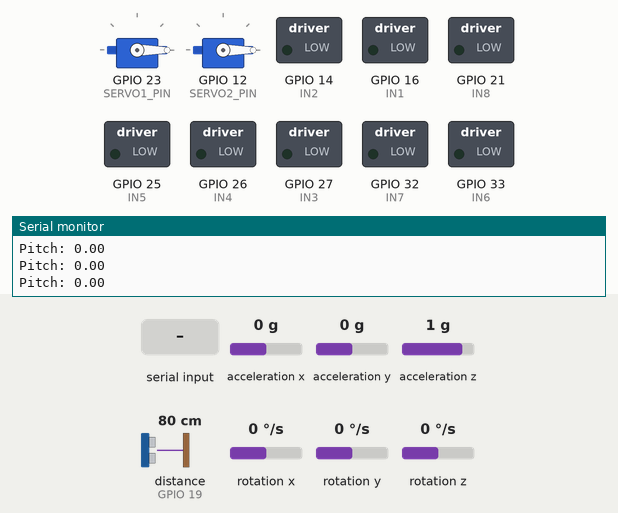
Recording of a sketch running on a simulated ESP32. Parts: 2 × servo, switched loads named in the sketch (green lamp = pin HIGH), the last lines printed to the serial monitor. Wiring (inferred from the names in the program): ultrasonic range finder: trigger GPIO 18; echo GPIO 19. Inputs (shaded band) come from the test bench; at power-on: distance to the obstacle (sensor on GPIO 19) 80 cm, acceleration x 0 g, acceleration y 0 g, acceleration z 1 g, rotation x 0 °/s, rotation y 0 °/s, rotation z 0 °/s. The echo pulse lasts 58.3 µs per cm; nothing arrives over Bluetooth unless stated; pins used as bus, display or sensor lines are not drawn.

Above: at 4.2 s.
4.3 s: "U" received over the second serial link
At 5.7 s:
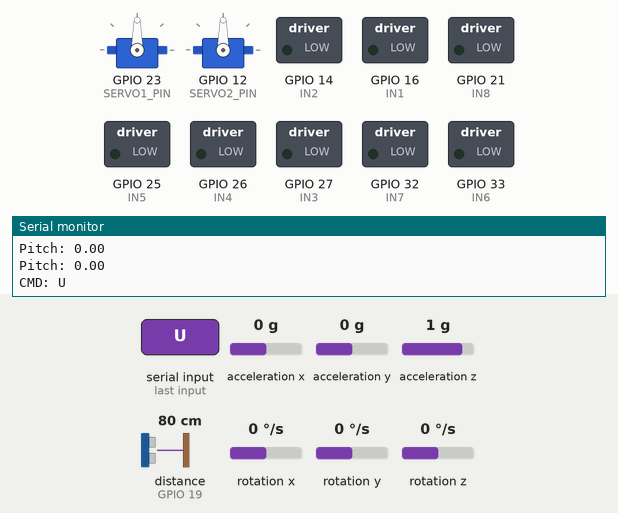
6.8 s: "A" received over the second serial link
At 9.7 s:
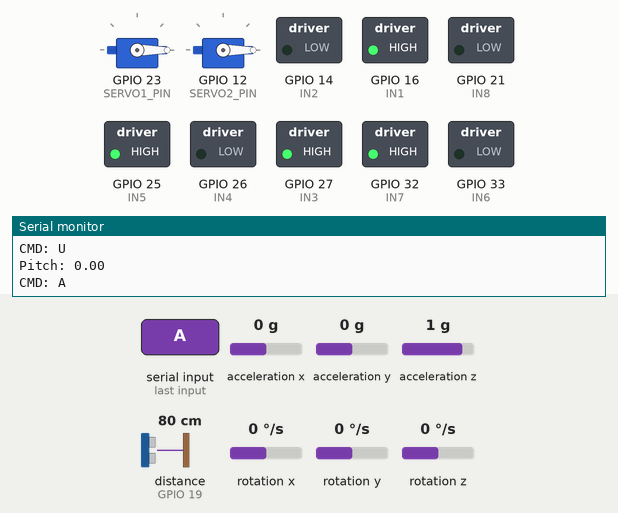
9.8 s: distance to the obstacle (sensor on GPIO 19) set to 24 cm
11.3 s: distance to the obstacle (sensor on GPIO 19) set to 19 cm
At 14.8 s:
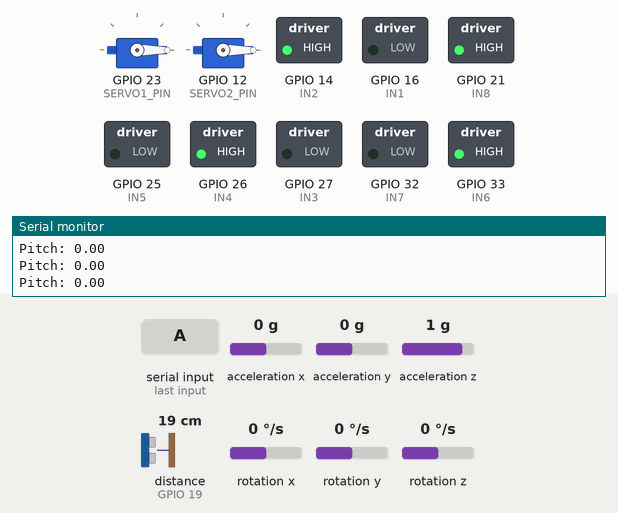
Timing chart, 0 to 15.3 s (numbered marks = the images above; inputs shaded):
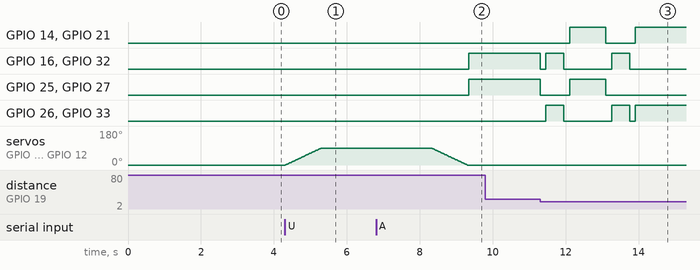

The sketch:

main.ino
```cpp
// ============================================================
// ESP32 ROBOT — v6 (08-06-2026)
// Added: Auto V2 mode (command: 'V') — obstacle-triggered
// servo lift + tilt-checked climb-assist sequence, alongside
// the existing Auto V1 (basic obstacle avoidance) and Manual
// modes with MPU6050 tilt-based motor cutoff.
// ============================================================

#include <ESP32Servo.h>
#include "BluetoothSerial.h"
#include <Wire.h>
#include <MPU6050_tockn.h>

BluetoothSerial SerialBT;
MPU6050 mpu6050(Wire);

// =========================
// ULTRASONIC
// =========================
#define TRIG 18
#define ECHO 19

// =========================
// MOTORS
// =========================
#define IN1 16  // Front Right
#define IN2 14
#define IN3 27  // Front Left
#define IN4 26
#define IN5 25  // Rear Left
#define IN6 33
#define IN7 32  // Rear Right
#define IN8 21

// =========================
// SERVOS
// =========================
#define SERVO1_PIN 23
#define SERVO2_PIN 12

// =========================
// TURN TIMING (ms)
// =========================
#define TURN_90_MS  500
#define TURN_135_MS 750
#define TURN_180_MS 1000

Servo liftServo1;
Servo liftServo2;

// =========================
// STATE
// =========================
char command         = 'S';
char lastMove        = 'S';
bool autoMode        = false;
bool autoV2Mode      = false;
bool obstacleHandled = false;

// =========================
// SETUP
// =========================
void setup() {

  Serial.begin(115200);
  SerialBT.begin("ESP32_ROBOT");

  Wire.begin(22, 4);
  mpu6050.begin();
  Serial.println("Keep robot flat and still for calibration...");
  mpu6050.calcGyroOffsets(true);
  Serial.println("MPU6050 Ready");

  pinMode(TRIG, OUTPUT);
  pinMode(ECHO, INPUT);

  pinMode(IN1, OUTPUT); pinMode(IN2, OUTPUT);
  pinMode(IN3, OUTPUT); pinMode(IN4, OUTPUT);
  pinMode(IN5, OUTPUT); pinMode(IN6, OUTPUT);
  pinMode(IN7, OUTPUT); pinMode(IN8, OUTPUT);

  stopAll();

  liftServo1.attach(SERVO1_PIN);
  liftServo2.attach(SERVO2_PIN);
  liftServo1.write(0);
  liftServo2.write(0);

  Serial.println("Robot Ready");
}

// =========================
// LOOP
// =========================
void loop() {

  mpu6050.update();
  float pitch = mpu6050.getAngleX();

  static unsigned long lastPrint = 0;
  if (millis() - lastPrint > 500) {
    Serial.print("Pitch: ");
    Serial.println(pitch);
    lastPrint = millis();
  }

  if (SerialBT.available()) {

    command = SerialBT.read();
    Serial.print("CMD: ");
    Serial.println(command);

    if (command == 'A') {
      autoMode        = true;
      autoV2Mode      = false;
      obstacleHandled = false;
      stopAll();
    }
    else if (command == 'V') {
      autoV2Mode = true;
      autoMode   = false;
      stopAll();
    }
    else if (command == 'M') {
      autoMode   = false;
      autoV2Mode = false;
      stopAll();
      lastMove = 'S';
    }
    else if (command == 'U' && !autoMode && !autoV2Mode) {
      dualLiftCycle();
    }
    else if (command == 'S') {
      lastMove = 'S';
    }
    else if (command == 'F' || command == 'B' ||
             command == 'L' || command == 'R') {
      lastMove = command;
    }
  }

  long distance = getDistance();

  if (distance == -1 || distance > 25) {
    obstacleHandled = false;
  }

  if (autoV2Mode) {
    autoDriveV2(distance, pitch);
  }
  else if (autoMode) {
    autoDrive(distance);
  }
  else {
    manualDrive(pitch, lastMove);
  }

  delay(20);
}

// =========================
// AUTO MODE V1 — basic obstacle avoidance
// =========================
void autoDrive(long distance) {

  if (!autoMode) {
    stopAll();
    return;
  }

  if (distance == -1 || distance > 20) {
    obstacleHandled = false;
    allForwardFull();
    return;
  }

  if (obstacleHandled) {
    stopAll();
    return;
  }

  if (distance > 5 && distance <= 20) {

    obstacleHandled = true;
    stopAll();
    delay(150);

    // STEP 1: Turn 90 LEFT
    pivotLeft();
    delay(TURN_90_MS);
    stopAll();
    delay(150);
    if (!autoMode) return;

    long d1 = getDistance();
    if (d1 == -1 || d1 > 20) {
      obstacleHandled = false;
      return;
    }

    // STEP 2: Turn 180 RIGHT
    pivotRight();
    delay(TURN_180_MS);
    stopAll();
    delay(150);
    if (!autoMode) return;

    long d2 = getDistance();
    if (d2 == -1 || d2 > 20) {
      obstacleHandled = false;
      return;
    }

    // STEP 3: Turn 90 LEFT, reverse until 50cm, turn 135 RIGHT
    pivotLeft();
    delay(TURN_90_MS);
    stopAll();
    delay(150);
    if (!autoMode) return;

    unsigned long backStart = millis();
    while (millis() - backStart < 4000) {
      if (!autoMode) { stopAll(); return; }
      long dBack = getDistance();
      if (dBack == -1 || dBack > 50) break;
      allBackwardFull();
      delay(40);
    }

    stopAll();
    delay(150);
    if (!autoMode) return;

    pivotRight();
    delay(TURN_135_MS);
    stopAll();
    delay(150);

    obstacleHandled = false;
  }
}

// =========================
// AUTO MODE V2 — climb-assist sequence
// Trigger: distance < 2cm
// 1. Stop
// 2. Servos sweep to 90 deg, hold 5s
// 3. During hold: if pitch 5-12 deg, run front motors 3s
// 4. Servos back to 0
// 5. Reverse 3s, pivot right twice, resume forward
// =========================
void autoDriveV2(long distance, float pitch) {

  if (!autoV2Mode) {
    stopAll();
    return;
  }

  if (distance != -1 && distance < 2) {

    stopAll();
    delay(200);
    if (!autoV2Mode) return;

    for (int pos = 0; pos <= 90; pos++) {
      liftServo1.write(pos);
      liftServo2.write(pos);
      delay(11);
    }
    if (!autoV2Mode) {
      liftServo1.write(0);
      liftServo2.write(0);
      return;
    }

    bool frontRan = false;
    unsigned long holdStart = millis();

    while (millis() - holdStart < 5000) {

      if (!autoV2Mode) {
        stopAll();
        liftServo1.write(0);
        liftServo2.write(0);
        return;
      }

      mpu6050.update();
      float currentPitch = mpu6050.getAngleX();

      Serial.print("Hold Pitch: ");
      Serial.println(currentPitch);

      if (!frontRan && currentPitch >= 5 && currentPitch <= 12) {

        frontRan = true;

        digitalWrite(IN1, HIGH); digitalWrite(IN2, LOW);
        digitalWrite(IN3, HIGH); digitalWrite(IN4, LOW);
        digitalWrite(IN5, LOW);  digitalWrite(IN6, LOW);
        digitalWrite(IN7, LOW);  digitalWrite(IN8, LOW);

        delay(3000);
        stopAll();

        if (!autoV2Mode) {
          liftServo1.write(0);
          liftServo2.write(0);
          return;
        }
      }

      delay(50);
    }

    for (int pos = 90; pos >= 0; pos--) {
      liftServo1.write(pos);
      liftServo2.write(pos);
      delay(11);
    }
    if (!autoV2Mode) return;

    allBackwardFull();
    delay(3000);
    stopAll();
    delay(150);
    if (!autoV2Mode) return;

    pivotRight();
    delay(TURN_90_MS);
    stopAll();
    delay(150);
    if (!autoV2Mode) return;

    pivotRight();
    delay(TURN_90_MS);
    stopAll();
    delay(150);
    if (!autoV2Mode) return;

    return;
  }

  allForwardFull();
}

// =========================
// MANUAL MODE — tilt-based motor cutoff
// =========================
void manualDrive(float pitch, char move) {

  bool frontOK = (pitch < 75);
  bool rearOK  = (pitch < 45 || pitch >= 75);

  if (move == 'F') {

    if (frontOK) {
      digitalWrite(IN1, HIGH); digitalWrite(IN2, LOW);
      digitalWrite(IN3, HIGH); digitalWrite(IN4, LOW);
    } else {
      digitalWrite(IN1, LOW); digitalWrite(IN2, LOW);
      digitalWrite(IN3, LOW); digitalWrite(IN4, LOW);
    }

    if (rearOK) {
      digitalWrite(IN5, HIGH); digitalWrite(IN6, LOW);
      digitalWrite(IN7, HIGH); digitalWrite(IN8, LOW);
    } else {
      digitalWrite(IN5, LOW); digitalWrite(IN6, LOW);
      digitalWrite(IN7, LOW); digitalWrite(IN8, LOW);
    }
  }

  else if (move == 'B') {

    if (frontOK) {
      digitalWrite(IN1, LOW); digitalWrite(IN2, HIGH);
      digitalWrite(IN3, LOW); digitalWrite(IN4, HIGH);
    } else {
      digitalWrite(IN1, LOW); digitalWrite(IN2, LOW);
      digitalWrite(IN3, LOW); digitalWrite(IN4, LOW);
    }

    if (rearOK) {
      digitalWrite(IN5, LOW); digitalWrite(IN6, HIGH);
      digitalWrite(IN7, LOW); digitalWrite(IN8, HIGH);
    } else {
      digitalWrite(IN5, LOW); digitalWrite(IN6, LOW);
      digitalWrite(IN7, LOW); digitalWrite(IN8, LOW);
    }
  }

  else if (move == 'L') pivotLeft();
  else if (move == 'R') pivotRight();
  else if (move == 'S') stopAll();
}

// =========================
// DUAL SERVO LIFT (manual U command)
// =========================
void dualLiftCycle() {

  stopAll();

  for (int pos = 0; pos <= 90; pos++) {
    liftServo1.write(pos);
    liftServo2.write(pos);
    delay(11);
  }

  delay(3000);

  for (int pos = 90; pos >= 0; pos--) {
    liftServo1.write(pos);
    liftServo2.write(pos);
    delay(11);
  }

  command = 'S';
}

// =========================
// ULTRASONIC
// =========================
long getDistance() {

  digitalWrite(TRIG, LOW);
  delayMicroseconds(5);
  digitalWrite(TRIG, HIGH);
  delayMicroseconds(10);
  digitalWrite(TRIG, LOW);

  long duration = pulseIn(ECHO, HIGH, 50000);
  if (duration == 0) return -1;

  return duration * 0.034 / 2;
}

// =========================
// MOTOR FUNCTIONS
// =========================
void allForwardFull() {
  digitalWrite(IN1, HIGH); digitalWrite(IN2, LOW);
  digitalWrite(IN3, HIGH); digitalWrite(IN4, LOW);
  digitalWrite(IN5, HIGH); digitalWrite(IN6, LOW);
  digitalWrite(IN7, HIGH); digitalWrite(IN8, LOW);
}

void allBackwardFull() {
  digitalWrite(IN1, LOW); digitalWrite(IN2, HIGH);
  digitalWrite(IN3, LOW); digitalWrite(IN4, HIGH);
  digitalWrite(IN5, LOW); digitalWrite(IN6, HIGH);
  digitalWrite(IN7, LOW); digitalWrite(IN8, HIGH);
}

void pivotLeft() {
  digitalWrite(IN3, LOW);  digitalWrite(IN4, HIGH);
  digitalWrite(IN5, LOW);  digitalWrite(IN6, HIGH);
  digitalWrite(IN1, HIGH); digitalWrite(IN2, LOW);
  digitalWrite(IN7, HIGH); digitalWrite(IN8, LOW);
}

void pivotRight() {
  digitalWrite(IN3, HIGH); digitalWrite(IN4, LOW);
  digitalWrite(IN5, HIGH); digitalWrite(IN6, LOW);
  digitalWrite(IN1, LOW);  digitalWrite(IN2, HIGH);
  digitalWrite(IN7, LOW);  digitalWrite(IN8, HIGH);
}

void stopAll() {
  digitalWrite(IN1, LOW); digitalWrite(IN2, LOW);
  digitalWrite(IN3, LOW); digitalWrite(IN4, LOW);
  digitalWrite(IN5, LOW); digitalWrite(IN6, LOW);
  digitalWrite(IN7, LOW); digitalWrite(IN8, LOW);
}
```

Measured:
- the behaviour switches between 22 and 21 cm on distance to the obstacle (sensor on GPIO 19) (found by bisection; images 2 and 3)
- after the input at 4.3 s, servo on GPIO 23 (SERVO1_PIN), servo on GPIO 12 (SERVO2_PIN): moves from 0° to 90° over 0.99 s, starting at once
- after the input at 6.8 s, GPIO 16 (IN1), GPIO 25 (IN5), GPIO 27 (IN3), GPIO 32 (IN7): LOW → HIGH after 2.5 s
- after the input at 11.3 s, GPIO 14 (IN2): LOW → HIGH after 0.81 s, → LOW 1.0 s later, → HIGH 0.80 s later; GPIO 16 (IN1): goes LOW 0.15 s, HIGH 0.50 s, LOW 1.3 s, HIGH 0.50 s, then LOW, starting at once
